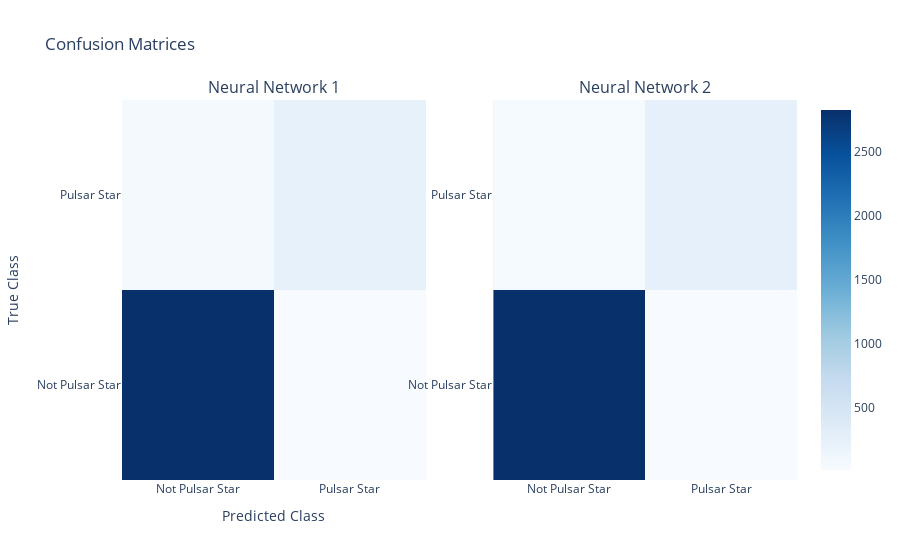

The code cell stored with this chart in its notebook:
### Code cell
from plotly.subplots import make_subplots
from sklearn.metrics import confusion_matrix

cm_1 = confusion_matrix(y_test, y_preds_1)
cm_2 = confusion_matrix(y_test, y_preds_2)

class_labels = ['Not Pulsar Star', 'Pulsar Star']

fig = make_subplots(rows=1, cols=2, subplot_titles=["Neural Network 1", "Neural Network 2"])
fig.add_trace(go.Heatmap(z=cm_1, x=class_labels, y=class_labels, colorscale="Viridis", coloraxis="coloraxis"), row=1, col=1)
fig.add_trace(go.Heatmap(z=cm_2, x=class_labels, y=class_labels, colorscale="Viridis", coloraxis="coloraxis"), row=1, col=2)

fig.update_layout(
    title_text="Confusion Matrices",
    xaxis=dict(title="Predicted Class"),
    yaxis=dict(title="True Class"),
    coloraxis1=dict(colorscale="Blues")
)

fig.show()

### Figure 1 — Plotly figure (JSON) as saved in the notebook; plotly's stock layout.template omitted (floating-point values rounded to 4 significant figures)
{"data": [{"coloraxis": "coloraxis", "colorscale": [[0, "#440154"], [0.1111, "#482878"], [0.2222, "#3e4989"], [0.3333, "#31688e"], [0.4444, "#26828e"], [0.5556, "#1f9e89"], [0.6667, "#35b779"], [0.7778, "#6ece58"], [0.8889, "#b5de2b"], [1, "#fde725"]], "type": "heatmap", "x": ["Not Pulsar Star", "Pulsar Star"], "xaxis": "x", "y": ["Not Pulsar Star", "Pulsar Star"], "yaxis": "y", "z": [[2830, 14], [52, 236]]}, {"coloraxis": "coloraxis", "colorscale": [[0, "#440154"], [0.1111, "#482878"], [0.2222, "#3e4989"], [0.3333, "#31688e"], [0.4444, "#26828e"], [0.5556, "#1f9e89"], [0.6667, "#35b779"], [0.7778, "#6ece58"], [0.8889, "#b5de2b"], [1, "#fde725"]], "type": "heatmap", "x": ["Not Pulsar Star", "Pulsar Star"], "xaxis": "x2", "y": ["Not Pulsar Star", "Pulsar Star"], "yaxis": "y2", "z": [[2829, 15], [41, 247]]}], "layout": {"annotations": [{"font": {"size": 16}, "showarrow": false, "text": "Neural Network 1", "x": 0.225, "xanchor": "center", "xref": "paper", "y": 1, "yanchor": "bottom", "yref": "paper"}, {"font": {"size": 16}, "showarrow": false, "text": "Neural Network 2", "x": 0.775, "xanchor": "center", "xref": "paper", "y": 1, "yanchor": "bottom", "yref": "paper"}], "autosize": true, "coloraxis": {"colorscale": [[0, "rgb(247,251,255)"], [0.125, "rgb(222,235,247)"], [0.25, "rgb(198,219,239)"], [0.375, "rgb(158,202,225)"], [0.5, "rgb(107,174,214)"], [0.625, "rgb(66,146,198)"], [0.75, "rgb(33,113,181)"], [0.875, "rgb(8,81,156)"], [1, "rgb(8,48,107)"]]}, "title": {"text": "Confusion Matrices"}, "xaxis": {"anchor": "y", "autorange": true, "domain": [0, 0.45], "range": [-0.5, 1.5], "title": {"text": "Predicted Class"}, "type": "category"}, "xaxis2": {"anchor": "y2", "autorange": true, "domain": [0.55, 1], "range": [-0.5, 1.5], "type": "category"}, "yaxis": {"anchor": "x", "autorange": true, "domain": [0, 1], "range": [-0.5, 1.5], "title": {"text": "True Class"}, "type": "category"}, "yaxis2": {"anchor": "x2", "autorange": true, "domain": [0, 1], "range": [-0.5, 1.5], "type": "category"}}}
